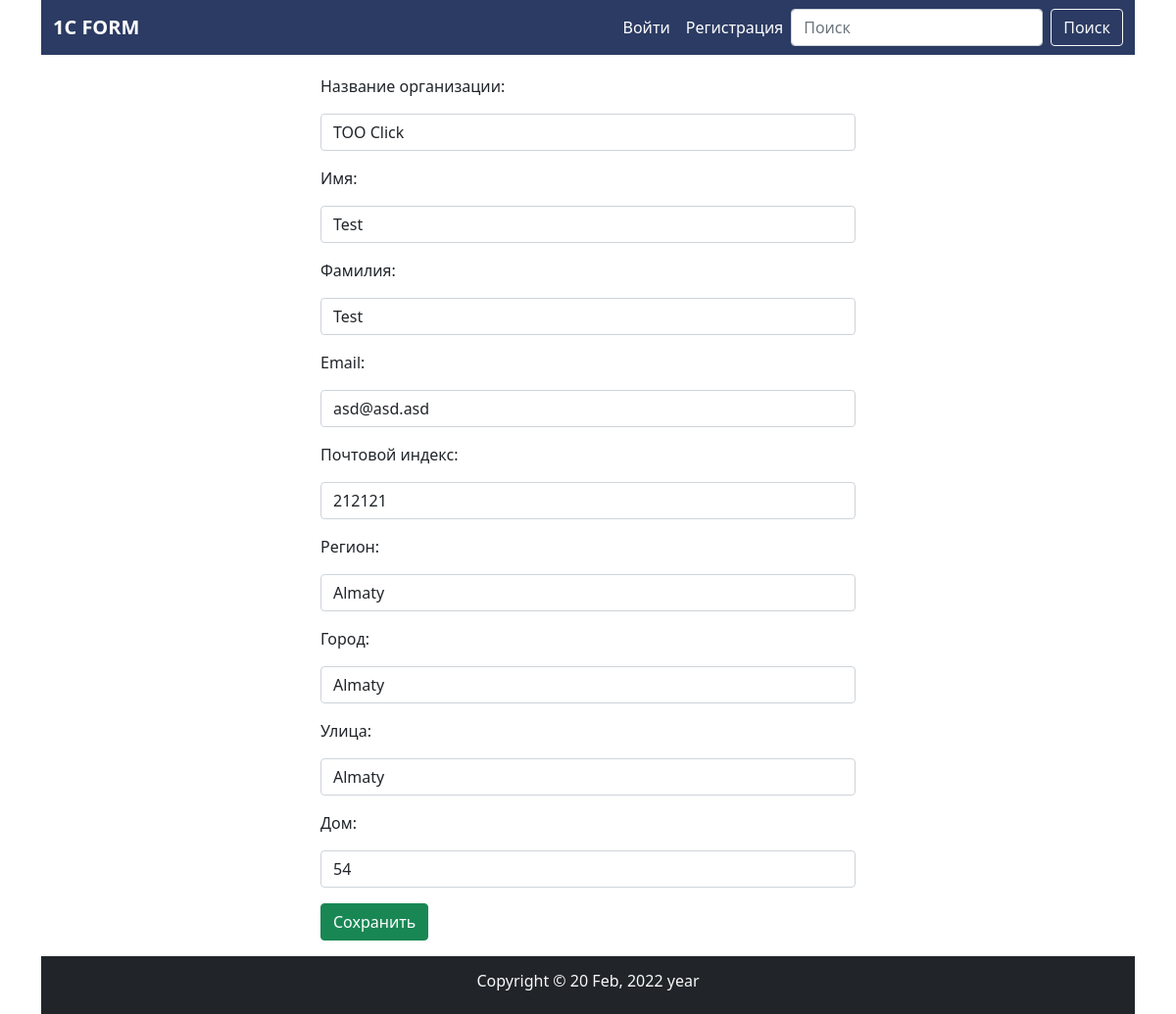
Page /details.php?id=1 on the committed database.
### tables this page shows
CREATE TABLE `1cform` (
  `id` int(11) NOT NULL,
  `name_company` varchar(255) NOT NULL,
  `name` varchar(255) NOT NULL,
  `surname` varchar(255) NOT NULL,
  `email` varchar(255) NOT NULL,
  `postcode` int(11) NOT NULL,
  `region` varchar(255) NOT NULL,
  `city` varchar(255) NOT NULL,
  `street` varchar(255) NOT NULL,
  `numhouse` int(8) NOT NULL
);

### db.php (called while the page is built, shortened)
<?php
	try{
		$connection = new PDO("mysql:host=localhost;dbname=1cform_db", "root", "");
	}catch(PDOException $e){
		echo $e->getMessage();
	}
	function getPartner($id){
		global $connection;
		try{
			$query = $connection->prepare("SELECT * FROM 1cform WHERE id = :w_id");
			$query->execute(array("w_id"=>$id));
			$result = $query->fetch();
		}catch(Exception $e){
			echo $e->getMessage();
		}
		return $result;
	}
?>

### details.php (the view, shortened to what this page needs)
<?php
	require_once 'db.php';
	$partner = null;
	if(isset($_GET['id']) && is_numeric($_GET['id'])){
        $partner = getPartner($_GET['id']);
	}
?>
<!DOCTYPE html>
<html>
	<head>
		<link rel="stylesheet" type="text/css" href="css/bootstrap.min.css">
	</head>
	<body>
		<div class="container">
			<?php
				require_once "header.php";
			?>
			<div class="row mt-1">
				<div class="col-6 mx-auto">
					<?php
						if($partner!=null){
					?>
						<form  method="post">
							<div class="mt-3">
								<label>Название организации: </label>
								<input type="text" name="name_company" class="form-control mt-3" required value="<?php echo $partner['name_company'];?>">
							</div>
							<div class="mt-3">
								<label>Имя: </label>
								<input type="text" name="name" class="form-control mt-3" required value="<?php echo $partner['name'];?>">
							</div>
							<div class="mt-3">
								<label>Фамилия: </label>
								<input type="text" name="surname" class="form-control mt-3" required value="<?php echo $partner['surname'];?>">
							</div>
							<div class="mt-3">
								<label>Email: </label>
								<input type="text" name="email" class="form-control mt-3" required value="<?php echo $partner['email'];?>">
							</div>
							<div class="mt-3">
								<label>Почтовой индекс: </label>
								<input type="number" name="postcode" class="form-control mt-3" required value="<?php echo $partner['postcode'];?>">
							</div>
							<div class="mt-3">
								<label>Регион: </label>
								<input type="text" name="region" class="form-control mt-3" required value="<?php echo $partner['region'];?>">
							</div>
							<div class="mt-3">
								<label>Город: </label>
								<input type="text" name="city" class="form-control mt-3" required value="<?php echo $partner['city'];?>">
							</div>
							<div class="mt-3">
								<label>Улица: </label>
								<input type="text" name="street" class="form-control mt-3" required value="<?php echo $partner['street'];?>">
							</div>
							<div class="mt-3">
								<label>Дом: </label>
								<input type="number" name="numhouse" class="form-control mt-3" required value="<?php echo $partner['numhouse'];?>">
							</div>
							<div class="mt-3">
								<button class="btn btn-success">Сохранить</button>
							</div>
						</form>
					<?php
						}else{
					?>
							<h1>COMPANY NOT FOUND</h1>
					<?php
						}
					?>
				</div>
			</div>
			<div class="row mt-3">
				<div class="col-12">
					<?php
						require_once "footer.php";
					?>
				</div>
			</div>
		</div>
	</body>
</html>

### rows in the picture
1cform: name_company "TOO Click", name "Test", surname "Test", email "asd@asd.asd", postcode "212121", region "Almaty", city "Almaty", street "Almaty", numhouse "54"
